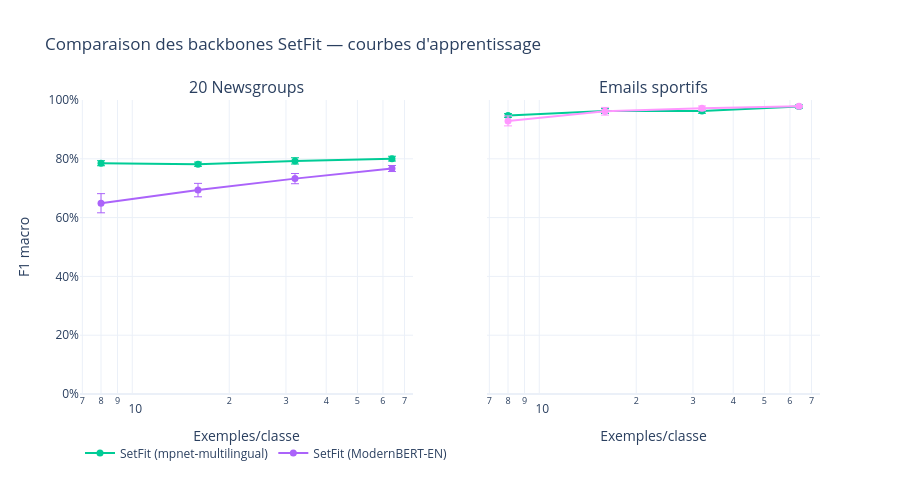

Notebook source saved alongside this figure:
### Markdown cell above
---
## 3bis. Comparaison des backbones SetFit — spécialisation vs modernité

Observation centrale de la note. On compare les quatre backbones de SetFit :

| Backbone | Spécialisation FR | Modernité archi. | Multilingue |
|----------|:---:|:---:|:---:|
| **mpnet-multilingual** | ✓ (via multilingue) | ✗ (2021) | ✓ |
| **ModernBERT-EN** | ✗ (anglais) | ✓ (2024) | ✗ |
| **ModernBERT-ML** (e5) | ✓ (via multilingue) | ✓ | ✓ |
| **mmBERT** | ✓ (1800+ langues) | ✓ (2025) | ✓✓ |

mmBERT est le seul à combiner **modernité architecturale** (base ModernBERT,
Flash Attention 2) **et couverture multilingue native** — il tranche donc
directement la question posée dans la note.

### Code cell
# Comparaison directe des backbones SetFit sur les courbes d'apprentissage
# (uniquement les modèles setfit_*, par dataset)
setfit_only = df[
    df['model'].str.startswith('setfit_') &
    df['regime'].astype(str).str.isdigit()
].copy()
setfit_only['regime'] = setfit_only['regime'].astype(int)

if not setfit_only.empty:
    fig = make_subplots(
        rows=1, cols=2,
        subplot_titles=['20 Newsgroups', 'Emails sportifs'],
        shared_yaxes=True,
    )

    for col_idx, ds in enumerate(['newsgroups', 'emails'], 1):
        sub = setfit_only[setfit_only['dataset'] == ds]
        curve = sub.groupby(['model', 'regime'])['f1_macro'].agg(['mean', 'std']).reset_index()
        curve['std'] = curve['std'].fillna(0)

        for model in curve['model'].unique():
            mc = curve[curve['model'] == model].sort_values('regime')
            color = MODEL_COLORS.get(model, '#888')
            fig.add_trace(
                go.Scatter(
                    x=mc['regime'], y=mc['mean'],
                    mode='lines+markers',
                    name=MODEL_LABELS.get(model, model),
                    line=dict(color=color, width=2),
                    marker=dict(size=7),
                    error_y=dict(type='data', array=mc['std'], visible=True,
                                 color=color, thickness=1),
                    showlegend=(col_idx == 1),
                    legendgroup=model,
                ),
                row=1, col=col_idx
            )

    fig.update_xaxes(type='log', title='Exemples/classe')
    fig.update_yaxes(range=[0, 1], tickformat='.0%', title='F1 macro', row=1, col=1)
    fig.update_layout(
        title='Comparaison des backbones SetFit — courbes d\'apprentissage',
        height=480, template=TEMPLATE,
        legend=dict(orientation='h', yanchor='bottom', y=-0.25),
    )
    fig.show()
else:
    print("Pas encore de résultats SetFit.")

### Figure 1 — Plotly figure (JSON) as saved in the notebook; plotly's stock layout.template omitted (floating-point values rounded to 4 significant figures)
{"data": [{"error_y": {"array": [0.008543, 0.007193, 0.01079, 0.008165], "color": "#00CC96", "thickness": 1, "type": "data", "visible": true}, "legendgroup": "setfit_camembert", "line": {"color": "#00CC96", "width": 2}, "marker": {"size": 7}, "mode": "lines+markers", "name": "SetFit (mpnet-multilingual)", "showlegend": true, "type": "scatter", "x": [8, 16, 32, 64], "xaxis": "x", "y": [0.785, 0.7816, 0.7929, 0.8005], "yaxis": "y"}, {"error_y": {"array": [0.03258, 0.02285, 0.01738, 0.01029], "color": "#AB63FA", "thickness": 1, "type": "data", "visible": true}, "legendgroup": "setfit_modernbert_en", "line": {"color": "#AB63FA", "width": 2}, "marker": {"size": 7}, "mode": "lines+markers", "name": "SetFit (ModernBERT-EN)", "showlegend": true, "type": "scatter", "x": [8, 16, 32, 64], "xaxis": "x", "y": [0.6489, 0.6936, 0.7326, 0.767], "yaxis": "y"}, {"error_y": {"array": [0.006466, 0.008607, 0.008066, 0.005526], "color": "#00CC96", "thickness": 1, "type": "data", "visible": true}, "legendgroup": "setfit_camembert", "line": {"color": "#00CC96", "width": 2}, "marker": {"size": 7}, "mode": "lines+markers", "name": "SetFit (mpnet-multilingual)", "showlegend": false, "type": "scatter", "x": [8, 16, 32, 64], "xaxis": "x2", "y": [0.9473, 0.9628, 0.9628, 0.9778], "yaxis": "y2"}, {"error_y": {"array": [0.01692, 0.01309, 0.00792, 0.002478], "color": "#FF97FF", "thickness": 1, "type": "data", "visible": true}, "legendgroup": "setfit_mmbert", "line": {"color": "#FF97FF", "width": 2}, "marker": {"size": 7}, "mode": "lines+markers", "name": "SetFit (mmBERT)", "showlegend": false, "type": "scatter", "x": [8, 16, 32, 64], "xaxis": "x2", "y": [0.9289, 0.9617, 0.9716, 0.9789], "yaxis": "y2"}], "layout": {"annotations": [{"font": {"size": 16}, "showarrow": false, "text": "20 Newsgroups", "x": 0.225, "xanchor": "center", "xref": "paper", "y": 1.0, "yanchor": "bottom", "yref": "paper"}, {"font": {"size": 16}, "showarrow": false, "text": "Emails sportifs", "x": 0.775, "xanchor": "center", "xref": "paper", "y": 1.0, "yanchor": "bottom", "yref": "paper"}], "height": 480, "legend": {"orientation": "h", "y": -0.25, "yanchor": "bottom"}, "title": {"text": "Comparaison des backbones SetFit — courbes d'apprentissage"}, "xaxis": {"anchor": "y", "domain": [0.0, 0.45], "title": {"text": "Exemples/classe"}, "type": "log"}, "xaxis2": {"anchor": "y2", "domain": [0.55, 1.0], "title": {"text": "Exemples/classe"}, "type": "log"}, "yaxis": {"anchor": "x", "domain": [0.0, 1.0], "range": [0, 1], "tickformat": ".0%", "title": {"text": "F1 macro"}}, "yaxis2": {"anchor": "x2", "domain": [0.0, 1.0], "matches": "y", "showticklabels": false}}}
